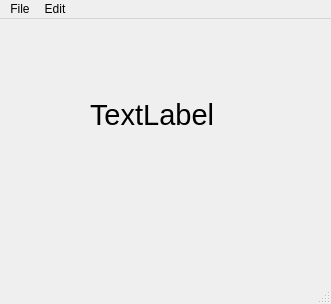
<?xml version="1.0" encoding="UTF-8"?>
<ui version="4.0">
 <class>MainWindow</class>
 <widget class="QMainWindow" name="MainWindow">
  <property name="geometry">
   <rect>
    <x>0</x>
    <y>0</y>
    <width>331</width>
    <height>304</height>
   </rect>
  </property>
  <property name="windowTitle">
   <string>MainWindow</string>
  </property>
  <widget class="QWidget" name="centralwidget">
   <widget class="QLabel" name="label">
    <property name="geometry">
     <rect>
      <x>90</x>
      <y>40</y>
      <width>141</width>
      <height>111</height>
     </rect>
    </property>
    <property name="font">
     <font>
      <pointsize>22</pointsize>
     </font>
    </property>
    <property name="text">
     <string>TextLabel</string>
    </property>
   </widget>
  </widget>
  <widget class="QMenuBar" name="menubar">
   <property name="geometry">
    <rect>
     <x>0</x>
     <y>0</y>
     <width>331</width>
     <height>22</height>
    </rect>
   </property>
   <widget class="QMenu" name="menuFile">
    <property name="title">
     <string>File</string>
    </property>
    <addaction name="actionNew"/>
    <addaction name="actionSave"/>
   </widget>
   <widget class="QMenu" name="menuEdit">
    <property name="title">
     <string>Edit</string>
    </property>
    <addaction name="actionCopy"/>
    <addaction name="actionPaste"/>
   </widget>
   <addaction name="menuFile"/>
   <addaction name="menuEdit"/>
  </widget>
  <widget class="QStatusBar" name="statusbar"/>
  <action name="actionNew">
   <property name="text">
    <string>New</string>
   </property>
   <property name="statusTip">
    <string>Create new file</string>
   </property>
   <property name="shortcut">
    <string>Ctrl+N</string>
   </property>
  </action>
  <action name="actionSave">
   <property name="text">
    <string>Save</string>
   </property>
   <property name="statusTip">
    <string>Save a file</string>
   </property>
   <property name="shortcut">
    <string>Ctrl+S</string>
   </property>
  </action>
  <action name="actionCopy">
   <property name="text">
    <string>Copy</string>
   </property>
   <property name="statusTip">
    <string>Copy a file</string>
   </property>
   <property name="shortcut">
    <string/>
   </property>
  </action>
  <action name="actionPaste">
   <property name="text">
    <string>Paste</string>
   </property>
   <property name="statusTip">
    <string>Paste a file</string>
   </property>
   <property name="shortcut">
    <string>Ctrl+V</string>
   </property>
  </action>
 </widget>
 <resources/>
 <connections/>
</ui>
